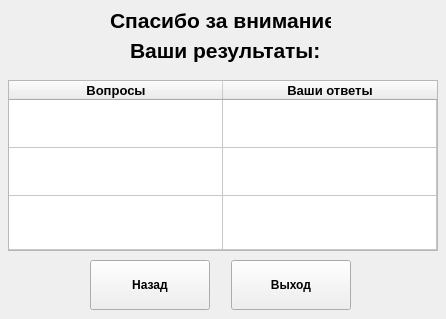
<?xml version="1.0" encoding="UTF-8"?>
<ui version="4.0">
 <class>MainWindow</class>
 <widget class="QMainWindow" name="MainWindow">
  <property name="geometry">
   <rect>
    <x>0</x>
    <y>0</y>
    <width>446</width>
    <height>319</height>
   </rect>
  </property>
  <property name="minimumSize">
   <size>
    <width>446</width>
    <height>319</height>
   </size>
  </property>
  <property name="maximumSize">
   <size>
    <width>446</width>
    <height>319</height>
   </size>
  </property>
  <property name="font">
   <font>
    <weight>75</weight>
    <bold>true</bold>
   </font>
  </property>
  <property name="windowTitle">
   <string>MainWindow</string>
  </property>
  <widget class="QWidget" name="centralwidget">
   <widget class="QLabel" name="label">
    <property name="geometry">
     <rect>
      <x>110</x>
      <y>0</y>
      <width>221</width>
      <height>41</height>
     </rect>
    </property>
    <property name="font">
     <font>
      <family>Segoe UI</family>
      <pointsize>16</pointsize>
      <weight>75</weight>
      <bold>true</bold>
     </font>
    </property>
    <property name="text">
     <string>Спасибо за внимание!</string>
    </property>
   </widget>
   <widget class="QLabel" name="label_2">
    <property name="geometry">
     <rect>
      <x>130</x>
      <y>30</y>
      <width>211</width>
      <height>41</height>
     </rect>
    </property>
    <property name="font">
     <font>
      <family>Segoe UI</family>
      <pointsize>16</pointsize>
      <weight>75</weight>
      <bold>true</bold>
     </font>
    </property>
    <property name="text">
     <string>Ваши результаты:</string>
    </property>
   </widget>
   <widget class="QTableWidget" name="tableWidget">
    <property name="geometry">
     <rect>
      <x>8</x>
      <y>80</y>
      <width>430</width>
      <height>171</height>
     </rect>
    </property>
    <property name="minimumSize">
     <size>
      <width>430</width>
      <height>0</height>
     </size>
    </property>
    <property name="maximumSize">
     <size>
      <width>430</width>
      <height>500</height>
     </size>
    </property>
    <property name="font">
     <font>
      <pointsize>10</pointsize>
      <weight>75</weight>
      <bold>true</bold>
     </font>
    </property>
    <property name="dragDropOverwriteMode">
     <bool>false</bool>
    </property>
    <property name="wordWrap">
     <bool>true</bool>
    </property>
    <attribute name="horizontalHeaderVisible">
     <bool>true</bool>
    </attribute>
    <attribute name="horizontalHeaderCascadingSectionResizes">
     <bool>false</bool>
    </attribute>
    <attribute name="horizontalHeaderMinimumSectionSize">
     <number>45</number>
    </attribute>
    <attribute name="horizontalHeaderDefaultSectionSize">
     <number>214</number>
    </attribute>
    <attribute name="horizontalHeaderHighlightSections">
     <bool>false</bool>
    </attribute>
    <attribute name="horizontalHeaderShowSortIndicator" stdset="0">
     <bool>false</bool>
    </attribute>
    <attribute name="horizontalHeaderStretchLastSection">
     <bool>false</bool>
    </attribute>
    <attribute name="verticalHeaderVisible">
     <bool>false</bool>
    </attribute>
    <attribute name="verticalHeaderCascadingSectionResizes">
     <bool>false</bool>
    </attribute>
    <attribute name="verticalHeaderMinimumSectionSize">
     <number>30</number>
    </attribute>
    <attribute name="verticalHeaderDefaultSectionSize">
     <number>48</number>
    </attribute>
    <attribute name="verticalHeaderStretchLastSection">
     <bool>true</bool>
    </attribute>
    <row>
     <property name="text">
      <string/>
     </property>
    </row>
    <row>
     <property name="text">
      <string/>
     </property>
    </row>
    <row>
     <property name="text">
      <string/>
     </property>
    </row>
    <column>
     <property name="text">
      <string>Вопросы</string>
     </property>
    </column>
    <column>
     <property name="text">
      <string>Ваши ответы</string>
     </property>
    </column>
    <item row="0" column="0">
     <property name="text">
      <string/>
     </property>
     <property name="flags">
      <set>ItemIsUserCheckable</set>
     </property>
    </item>
   </widget>
   <widget class="QPushButton" name="btn_back">
    <property name="geometry">
     <rect>
      <x>90</x>
      <y>260</y>
      <width>120</width>
      <height>50</height>
     </rect>
    </property>
    <property name="font">
     <font>
      <family>Segoe UI</family>
      <weight>75</weight>
      <bold>true</bold>
     </font>
    </property>
    <property name="text">
     <string>Назад</string>
    </property>
   </widget>
   <widget class="QPushButton" name="btn_exit">
    <property name="geometry">
     <rect>
      <x>231</x>
      <y>260</y>
      <width>120</width>
      <height>50</height>
     </rect>
    </property>
    <property name="font">
     <font>
      <family>Segoe UI</family>
      <weight>75</weight>
      <bold>true</bold>
     </font>
    </property>
    <property name="text">
     <string>Выход</string>
    </property>
   </widget>
  </widget>
 </widget>
 <resources/>
 <connections/>
</ui>
